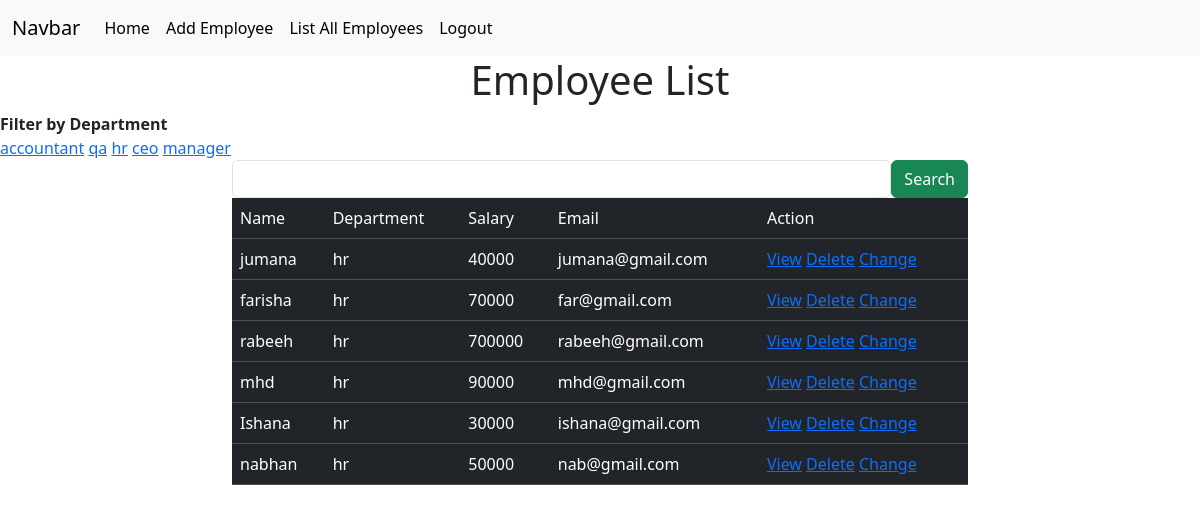
/employees/all?department=hr (signed in), run on the app's committed database.
### crm/models.py (models this page shows, shortened)
class Employees(models.Model):
    name=models.CharField(max_length=200)
    department=models.CharField(max_length=200)
    salary=models.PositiveIntegerField()
    email=models.EmailField(unique=True)
    contact=models.CharField(null=True,max_length=20)
    age=models.PositiveIntegerField()
    profile_pic=models.ImageField(upload_to="images",null=True,blank=True)
    dob=models.DateField(null=True,blank=True)

### crm/views.py (the view, shortened to what this page needs)
# urls.py: path('employees/all',views.EmployeeListView.as_view(),name="emp-all"),
@method_decorator(signin_required,name="dispatch")
class EmployeeListView(View):
    def get(self,request,*args,**kwargs):
            qs=Employees.objects.all()
            departments=Employees.objects.all().values_list("department",flat=True).distinct()
            print(departments)
            if "department" in request.GET:
                dept=request.GET.get("department")
                qs=qs.filter(department__iexact=dept)
            return render(request,"emp_list.html",{"data":qs,"departments":departments})

### crm/views.py (called while the page is built)
def signin_required(fn):
    def wrapper(request,*args,**kwargs):
        if not request.user.is_authenticated:
            messages.error(request,"invalid session")
            return redirect("signin")
        else:
            return fn(request,*args,**kwargs)
    return wrapper

### crm/templates/emp_list.html (shortened to what this page needs)
{%extends 'base.html'%}
{%block body_block%}
<h1><center>Employee List</center></h1>
<div>
   <strong>Filter by Department </strong>
</div>
<div>
    {%for dept in departments%}
    <a href="{%url 'emp-all'%}?department={{dept}}">{{dept}}</a>
    {%endfor%}
</div>
<div class="container">
    <div class="row">
        <div class="col-2"></div>
        <div class="col-8">
            <form action="" method="post">
                <div class="d-flex">
                    <input type="text" name="box" class="form-control">
                <button type="submit" class="btn btn-success">Search</button>
                </div>
            </form>
        </div>
        <div class="col-2"></div>
    </div>
</div>
<div class="container">
    <div class="row">
        <div class="col-2"></div>
        <div class="col-8">
            <table class="table table-dark table-stripped caption-top">
                <tr>
                    <td>Name</td>
                    <td>Department</td>
                    <td>Salary</td>
                    <td>Email</td>
                    <td>Action</td>
                </tr>
                {%for emp in data%}
                <tr>
                    <td>{{emp.name}}</td>
                    <td>{{emp.department}}</td>
                    <td>{{emp.salary}}</td>
                    <td>{{emp.email}}</td>
                    <td>
                        <a href="{%url 'emp-detail' emp.id%}">View</a>
                        <a href="{%url 'emp-delete' emp.id%}">Delete</a>
                        <a href="{%url 'emp-edit' emp.id%}">Change</a>
                    </td>
                </tr>
                {%endfor%}
            </table>
        </div>
        <div class="col-2"></div>
    </div>
</div>
{%endblock%}

### data on the page
Employees: name "jumana", department "hr", salary "40000", email "jumana@gmail.com"
Employees: name "farisha", department "hr", salary "70000", email "far@gmail.com"
Employees: name "rabeeh", department "hr", salary "700000", email "rabeeh@gmail.com"
Employees: name "mhd", department "hr", salary "90000", email "mhd@gmail.com"
Employees: name "Ishana", department "hr", salary "30000", email "ishana@gmail.com"
Employees: name "nabhan", department "hr", salary "50000", email "nab@gmail.com"

### other printed values
{{ dept }} "accountant" "qa" "hr" "ceo" "manager"
